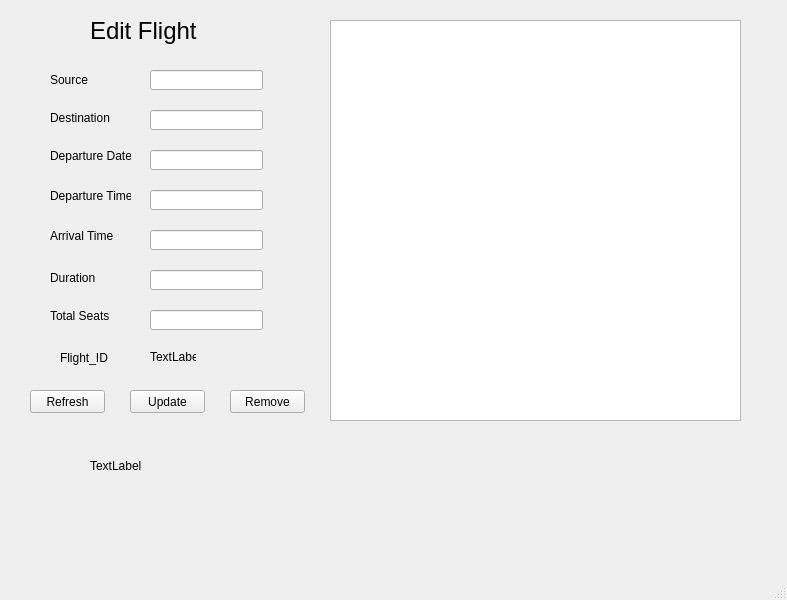
<?xml version="1.0" encoding="UTF-8"?>
<ui version="4.0">
 <class>adminEditFlight</class>
 <widget class="QMainWindow" name="adminEditFlight">
  <property name="geometry">
   <rect>
    <x>0</x>
    <y>0</y>
    <width>787</width>
    <height>600</height>
   </rect>
  </property>
  <property name="minimumSize">
   <size>
    <width>787</width>
    <height>600</height>
   </size>
  </property>
  <property name="maximumSize">
   <size>
    <width>787</width>
    <height>600</height>
   </size>
  </property>
  <property name="windowTitle">
   <string>Edit Flight</string>
  </property>
  <widget class="QWidget" name="centralwidget">
   <widget class="QLineEdit" name="lineEdit">
    <property name="geometry">
     <rect>
      <x>150</x>
      <y>70</y>
      <width>113</width>
      <height>20</height>
     </rect>
    </property>
   </widget>
   <widget class="QLineEdit" name="lineEdit_7">
    <property name="geometry">
     <rect>
      <x>150</x>
      <y>310</y>
      <width>113</width>
      <height>20</height>
     </rect>
    </property>
   </widget>
   <widget class="QLineEdit" name="lineEdit_4">
    <property name="geometry">
     <rect>
      <x>150</x>
      <y>190</y>
      <width>113</width>
      <height>20</height>
     </rect>
    </property>
   </widget>
   <widget class="QLabel" name="label_8">
    <property name="geometry">
     <rect>
      <x>50</x>
      <y>270</y>
      <width>71</width>
      <height>16</height>
     </rect>
    </property>
    <property name="text">
     <string>Duration</string>
    </property>
   </widget>
   <widget class="QLineEdit" name="lineEdit_2">
    <property name="geometry">
     <rect>
      <x>150</x>
      <y>110</y>
      <width>113</width>
      <height>20</height>
     </rect>
    </property>
   </widget>
   <widget class="QLineEdit" name="lineEdit_5">
    <property name="geometry">
     <rect>
      <x>150</x>
      <y>230</y>
      <width>113</width>
      <height>20</height>
     </rect>
    </property>
   </widget>
   <widget class="QLabel" name="label_4">
    <property name="geometry">
     <rect>
      <x>50</x>
      <y>70</y>
      <width>81</width>
      <height>20</height>
     </rect>
    </property>
    <property name="text">
     <string>Source</string>
    </property>
   </widget>
   <widget class="QLabel" name="label_2">
    <property name="geometry">
     <rect>
      <x>90</x>
      <y>10</y>
      <width>211</width>
      <height>41</height>
     </rect>
    </property>
    <property name="font">
     <font>
      <pointsize>18</pointsize>
     </font>
    </property>
    <property name="text">
     <string>Edit Flight</string>
    </property>
   </widget>
   <widget class="QPushButton" name="pushButton_3">
    <property name="geometry">
     <rect>
      <x>30</x>
      <y>390</y>
      <width>75</width>
      <height>23</height>
     </rect>
    </property>
    <property name="text">
     <string>Refresh</string>
    </property>
   </widget>
   <widget class="QLabel" name="label_10">
    <property name="geometry">
     <rect>
      <x>50</x>
      <y>140</y>
      <width>81</width>
      <height>31</height>
     </rect>
    </property>
    <property name="text">
     <string>Departure Date</string>
    </property>
   </widget>
   <widget class="QLabel" name="label_5">
    <property name="geometry">
     <rect>
      <x>50</x>
      <y>110</y>
      <width>111</width>
      <height>16</height>
     </rect>
    </property>
    <property name="text">
     <string>Destination</string>
    </property>
   </widget>
   <widget class="QLabel" name="label_9">
    <property name="geometry">
     <rect>
      <x>50</x>
      <y>300</y>
      <width>81</width>
      <height>31</height>
     </rect>
    </property>
    <property name="text">
     <string>Total Seats</string>
    </property>
   </widget>
   <widget class="QLabel" name="label_7">
    <property name="geometry">
     <rect>
      <x>50</x>
      <y>220</y>
      <width>101</width>
      <height>31</height>
     </rect>
    </property>
    <property name="text">
     <string>Arrival Time</string>
    </property>
   </widget>
   <widget class="QPushButton" name="pushButton">
    <property name="geometry">
     <rect>
      <x>130</x>
      <y>390</y>
      <width>75</width>
      <height>23</height>
     </rect>
    </property>
    <property name="text">
     <string>Update</string>
    </property>
   </widget>
   <widget class="QLineEdit" name="lineEdit_6">
    <property name="geometry">
     <rect>
      <x>150</x>
      <y>270</y>
      <width>113</width>
      <height>20</height>
     </rect>
    </property>
   </widget>
   <widget class="QLineEdit" name="lineEdit_3">
    <property name="geometry">
     <rect>
      <x>150</x>
      <y>150</y>
      <width>113</width>
      <height>20</height>
     </rect>
    </property>
   </widget>
   <widget class="QLabel" name="label_6">
    <property name="geometry">
     <rect>
      <x>50</x>
      <y>180</y>
      <width>81</width>
      <height>31</height>
     </rect>
    </property>
    <property name="text">
     <string>Departure Time</string>
    </property>
   </widget>
   <widget class="QTableView" name="tableView">
    <property name="geometry">
     <rect>
      <x>330</x>
      <y>20</y>
      <width>411</width>
      <height>401</height>
     </rect>
    </property>
   </widget>
   <widget class="QLabel" name="label_status">
    <property name="geometry">
     <rect>
      <x>90</x>
      <y>450</y>
      <width>261</width>
      <height>31</height>
     </rect>
    </property>
    <property name="text">
     <string>TextLabel</string>
    </property>
   </widget>
   <widget class="QLabel" name="label">
    <property name="geometry">
     <rect>
      <x>60</x>
      <y>350</y>
      <width>71</width>
      <height>16</height>
     </rect>
    </property>
    <property name="text">
     <string>Flight_ID</string>
    </property>
   </widget>
   <widget class="QLabel" name="label_id">
    <property name="geometry">
     <rect>
      <x>150</x>
      <y>350</y>
      <width>46</width>
      <height>13</height>
     </rect>
    </property>
    <property name="text">
     <string>TextLabel</string>
    </property>
   </widget>
   <widget class="QPushButton" name="pushButton_2">
    <property name="geometry">
     <rect>
      <x>230</x>
      <y>390</y>
      <width>75</width>
      <height>23</height>
     </rect>
    </property>
    <property name="text">
     <string>Remove</string>
    </property>
   </widget>
  </widget>
  <widget class="QMenuBar" name="menubar">
   <property name="geometry">
    <rect>
     <x>0</x>
     <y>0</y>
     <width>787</width>
     <height>21</height>
    </rect>
   </property>
  </widget>
  <widget class="QStatusBar" name="statusbar"/>
 </widget>
 <resources/>
 <connections/>
</ui>
